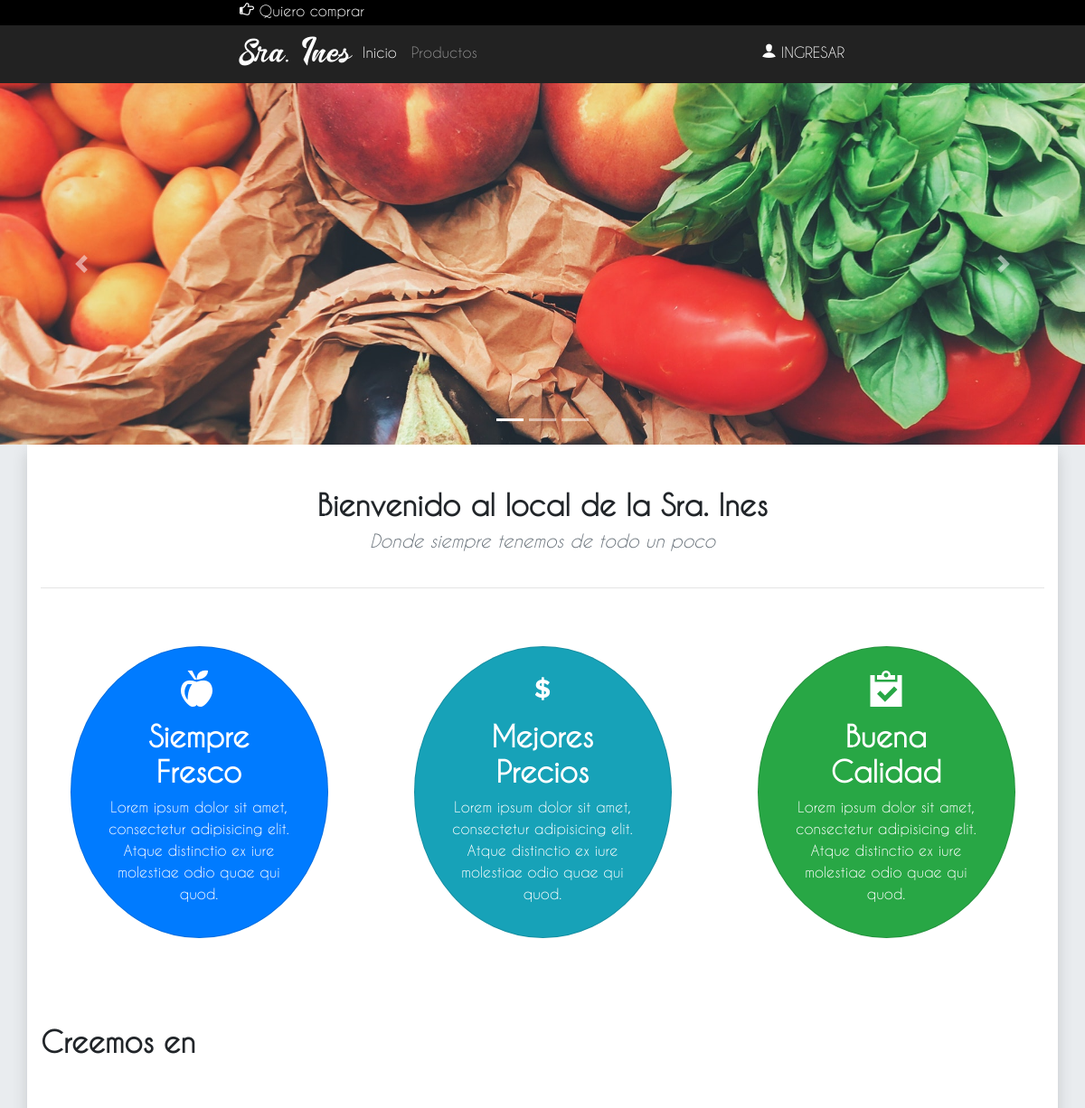
Before: / (upper part) with the older database file.
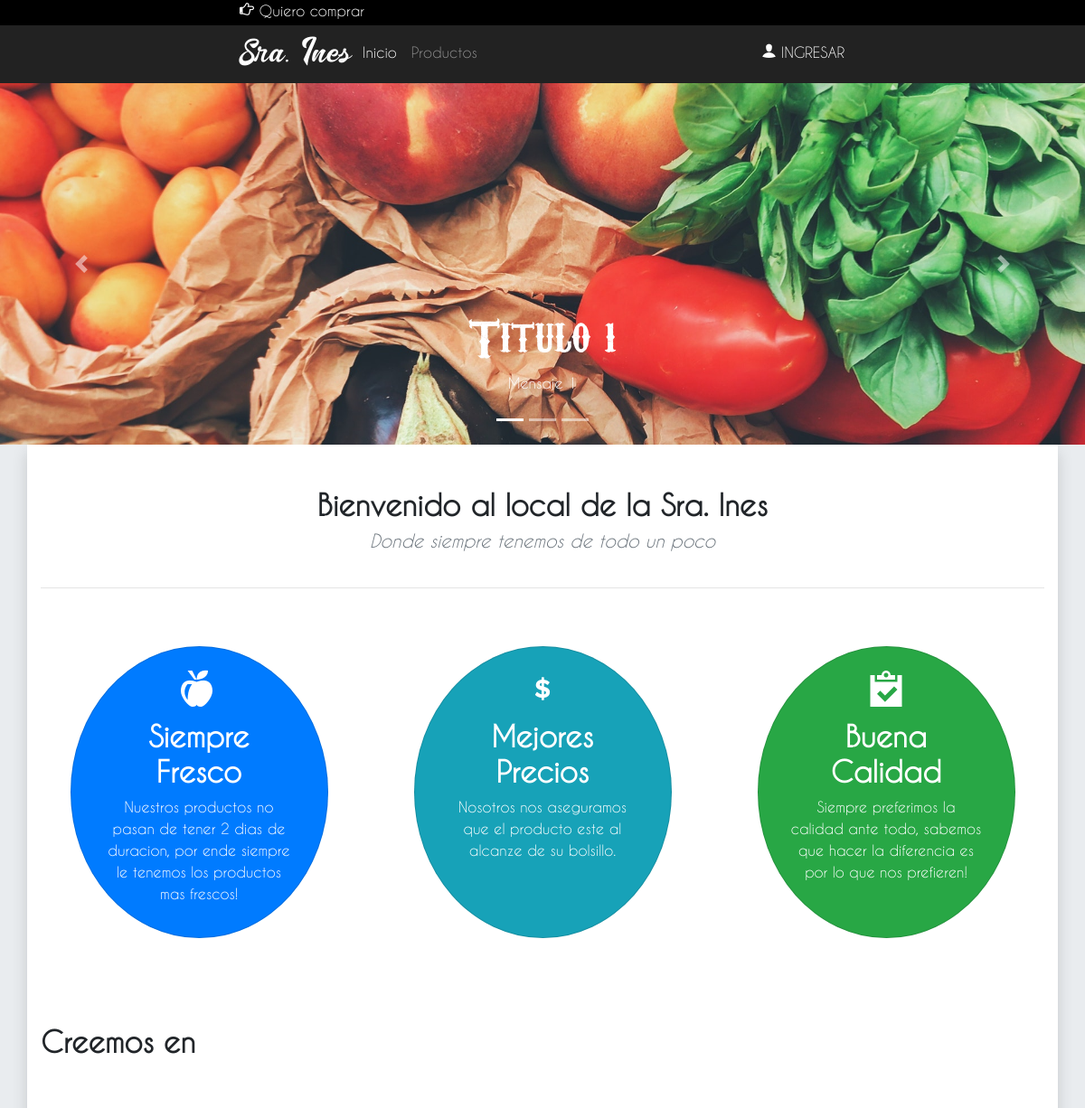
After: the same page with the newer database file.
### cms/models.py (models this page shows, shortened)
class Inicio_circulos(models.Model):
    circulo1_titulo = models.CharField(verbose_name="Titulo de 1° Circulo", max_length=100, default="Siempre Fresco")
    circulo1_contenido = RichTextField(verbose_name="Contenido de 1° Circulo", max_length=200, null=True, blank=True)
    circulo2_titulo = models.CharField(verbose_name="Titulo de 2° Circulo", max_length=100, default="Mejores Precios")
    circulo2_contenido = RichTextField(verbose_name="Contenido de 2° Circulo", max_length=200, null=True, blank=True)
    circulo3_titulo = models.CharField(verbose_name="Titulo de 3° Circulo", max_length=100, default="Buena Calidad")
    circulo3_contenido = RichTextField(verbose_name="Contenido de 3° Circulo", max_length=200, null=True, blank=True)
    activado = models.BooleanField(verbose_name="Conjunto Activado", default=False)
    class Meta:
        verbose_name = "Conjunto de Circulo"
        verbose_name_plural = "Conjunto de Circulos"

class Inicio_banner(models.Model):
    banner1 = models.ImageField(verbose_name="Banner 1", upload_to='core/banner/', default="core/banner/carousel1.jpg")
    banner_titulo1=models.CharField(verbose_name="Titulo del banner 1", max_length=100, default="Titulo 1")
    banner_subtitulo1= models.CharField(verbose_name="Subtitulo del banner 1", max_length=100, default="Mensaje 1")
    banner2 = models.ImageField(verbose_name="Banner 2", upload_to='core/banner/', default="core/banner/carousel2.jpg")
    banner_titulo2= models.CharField(verbose_name="Titulo del banner 2", max_length=100,  default="Titulo 2")
    banner_subtitulo2 = models.CharField(verbose_name="Subtitulo del banner 2", max_length=100, default="Mensaje 2")
    banner3 = models.ImageField(verbose_name="Banner 3", upload_to='core/banner/', default="core/banner/carousel3.jpg")
    banner_titulo3= models.CharField(verbose_name="Titulo del banner 3", max_length=100,  default="Titulo 3")
    banner_subtitulo3 = models.CharField(verbose_name="Subtitulo del banner 3", max_length=100, default="Mensaje 3")
    activado = models.BooleanField(verbose_name="Conjunto Activado", default=False)
    class Meta:
        verbose_name="Inicio Banner"
        verbose_name_plural = "Inicio Banners"
        ordering = ['id']

### core/views.py (the view)
# urls.py: path('', index, name = "index" ),
def index(request):
    if request.user.id is not None:
        persona = Tipo.objects.get(usuario = request.user.id)
        request.session['tipo']= persona.tipo
    else:
        request.session['tipo']="None"
    return render(request, 'core/index.html')

### productos/processors.py (called while the page is built)
def Traer_Categorias(request):
    return {'Categorias':Categorias.objects.all()}

### core/templates/core/index.html (shortened to what this page needs)
{%extends 'core/base.html'%}
{%block content%}
{%include 'core/slide.html'%}
    <div class="container shadow container-whithe">
        <div class="row">
            <div class="col-12 text-center pt-5 pb-5">
                {%if Titulo is not None%}
                <h2><strong>{{Titulo.titulo_principal}}</strong></h2>
                <h5 class="text-muted pb-4"><em>{{Titulo.subtitulo_principal}}</em></h5>
                {%else%}
                <h2><strong>Bienvenido al local de la Sra. Ines</strong></h2>
                <h5 class="text-muted pb-4"><em>"Donde siempre tenemos de todo un poco"</em></h5>
                {%endif%}
                <hr>
            </div>
        </div>
        <div class="row justify-content-around pb-lg-5 mb-lg-5">
            {%if Circulos is not None%}
            <div class="d-none d-lg-block col-lg-4 col-xl-3 card text-white bg-primary text-center cuadros">
              <div class="card-body">
                <span class="icono card-title" data-icon="y"><h2><strong>{{Circulos.circulo1_titulo}}</strong></h2></span>
                {{Circulos.circulo1_contenido|safe}}
              </div>
            </div>
            <div class="d-none d-lg-block col-lg-4 col-xl-3 card text-white bg-info text-center cuadros">
              <div class="card-body">
                <span class="icono card-title" data-icon="o"><h2><strong>{{Circulos.circulo2_titulo}}</strong></h2></span>
                {{Circulos.circulo2_contenido|safe}}
              </div>
            </div>
            <div class="d-none d-lg-block col-lg-4 col-xl-3 card text-white bg-success text-center cuadros">
              <div class="card-body">
                <span class="icono card-title" data-icon="z"><h2><strong>{{Circulos.circulo3_titulo}}</strong></h2></span>
                {{Circulos.circulo3_contenido|safe}}
              </div>
            </div>
            {%else%}
            <div class="d-none d-lg-block col-lg-4 col-xl-3 card text-white bg-primary text-center cuadros">
              <div class="card-body">
                <span class="icono card-title" data-icon="y"><h2><strong>Siempre Fresco</strong></h2></span>
                <p>Nuestros productos no pasan de tener 2 dias de duracion, por ende siempre le tenemos los productos mas frescos!</p>
              </div>
            </div>
            <div class="d-none d-lg-block col-lg-4 col-xl-3 card text-white bg-info text-center cuadros">
              <div class="card-body">
                <span class="icono card-title" data-icon="o"><h2><strong>Mejores Precios</strong></h2></span>
                <p>Nosotros nos aseguramos que el producto este al alcanze de su bolsillo.</p>
              </div>
            </div>
            <div class="d-none d-lg-block col-lg-4 col-xl-3 card text-white bg-success text-center cuadros">
              <div class="card-body">
                <span class="icono card-title" data-icon="z"><h2><strong>Buena Calidad</strong></h2></span>
                <p>Siempre preferimos la calidad ante todo, sabemos que hacer la diferencia es por lo que nos prefieren!</p>
              </div>
            </div>
            {%endif%}
        </div>
        <div class="row justify-content-end">
            {%if Cards is not None%}
            <div class="col-12 pb-5">
                <h2><strong>{{Cards.titulo_cards}}</strong></h2>
            </div>
        </div>
        {%endif%}
    </div>
{%endblock%}

### core/templates/core/slide.html (shortened to what this page needs)
<div class="row p-0 m-0">
    <div class="col-12 p-0 m-0">
        <div id="carouselExamplecaptions" class="carousel slide carousel-fade" data-ride="carousel">
          <ol class="carousel-indicators">
            <li data-target="#carouselExamplecaptions" data-slide-to="0" class="active"></li>
            <li data-target="#carouselExamplecaptions" data-slide-to="1"></li>
            <li data-target="#carouselExamplecaptions" data-slide-to="2"></li>
          </ol>
          {%if Banners is not None%}
          <div class="carousel-inner">
            <div class="carousel-item active">
              <img class="img-fluid" src="media/{{Banners.banner1}}" alt="First slide" style="max-height: 640px;">
              <div class="carousel-caption d-none d-md-block">
                <h1>{{Banners.banner_titulo1}}</h1>
                <p>{{Banners.banner_subtitulo1}}</p>
              </div>
            </div>
          </div>
          {%else%}
          <div class="carousel-inner">
            <div class="carousel-item active">
              <img class="img-fluid" src="media/core/banner/carousel1.JPG" alt="First slide" style="max-height: 640px;">
              <div class="carousel-caption d-none d-md-block">
              </div>
            </div>
          </div>
          {%endif%}
          <a class="carousel-control-prev" href="#carouselExamplecaptions" role="button" data-slide="prev">
            <span class="carousel-control-prev-icon" aria-hidden="true"></span>
          </a>
          <a class="carousel-control-next" href="#carouselExamplecaptions" role="button" data-slide="next">
            <span class="carousel-control-next-icon" aria-hidden="true"></span>
          </a>
        </div>
    </div>
</div>

Changed rows visible on the page:
no longer on this page (row edited): Inicio_circulos: circulo1_titulo "Siempre Fresco", circulo1_contenido "Lorem ipsum dolor sit amet, consectetur adipisicing elit. Atque distinctio ex iure molestiae odio quae qui quod.", circulo2_titulo "Mejores Precios", circulo2_contenido "Lorem ipsum dolor sit amet, consectetur adipisicing elit. Atque distinctio ex iure molestiae odio quae qui quod.", circulo3_titulo "Buena Calidad", circulo3_contenido "Lorem ipsum dolor sit amet, consectetur adipisicing elit. Atque distinctio ex iure molestiae odio quae qui quod."
now on this page (row edited): Inicio_banner: banner1 (picture), banner_titulo1 "Titulo 1", banner_subtitulo1 "Mensaje 1"
Other visible differences:
text now shown: "Siempre Fresco Nuestros productos no pasan de tener 2 dias de duracion, por ende siempre le tenemos los productos mas frescos! Mejores Precios Nosotros nos aseguramos que el producto este al alcanze de su bolsillo. Buena Calidad Siempre preferimos la calidad ante todo, sabemos que hacer la diferencia es por lo que nos prefieren!"
